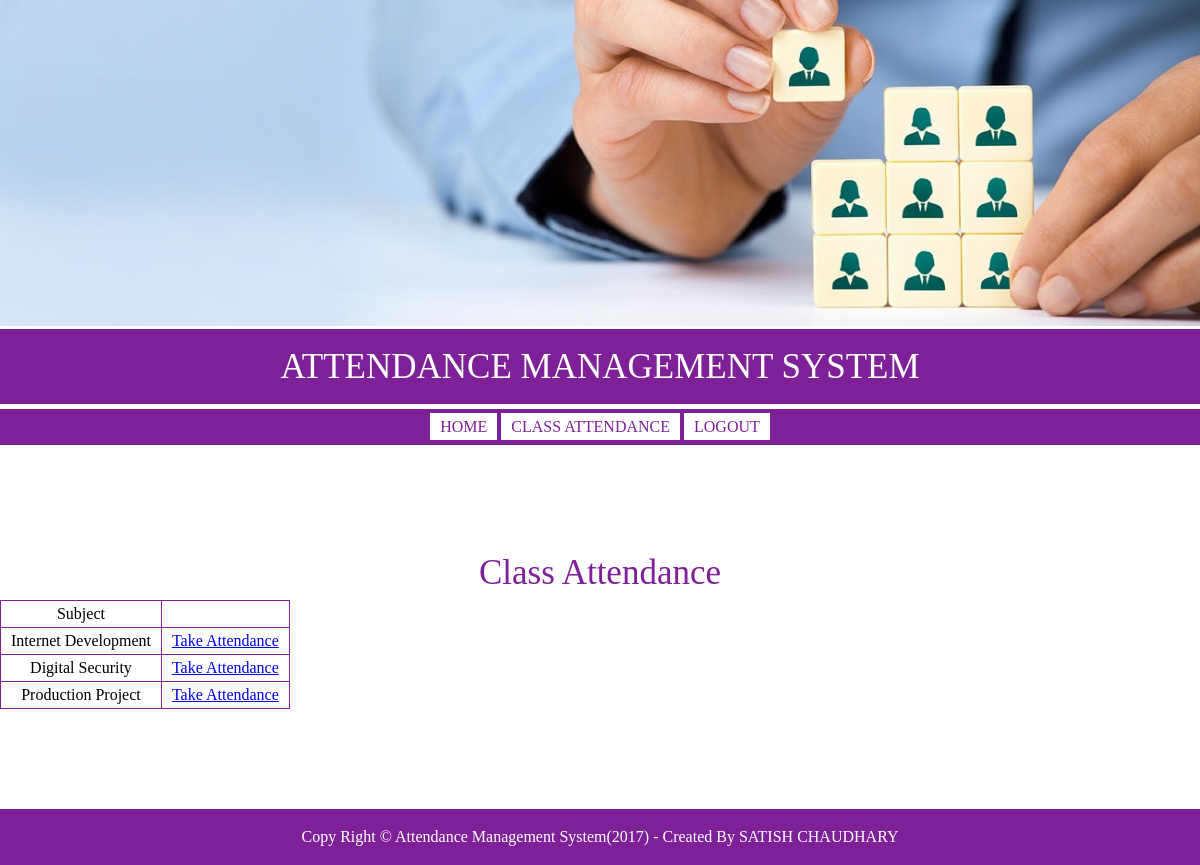
Page /classAttendance.php (signed in) on the earlier database version.
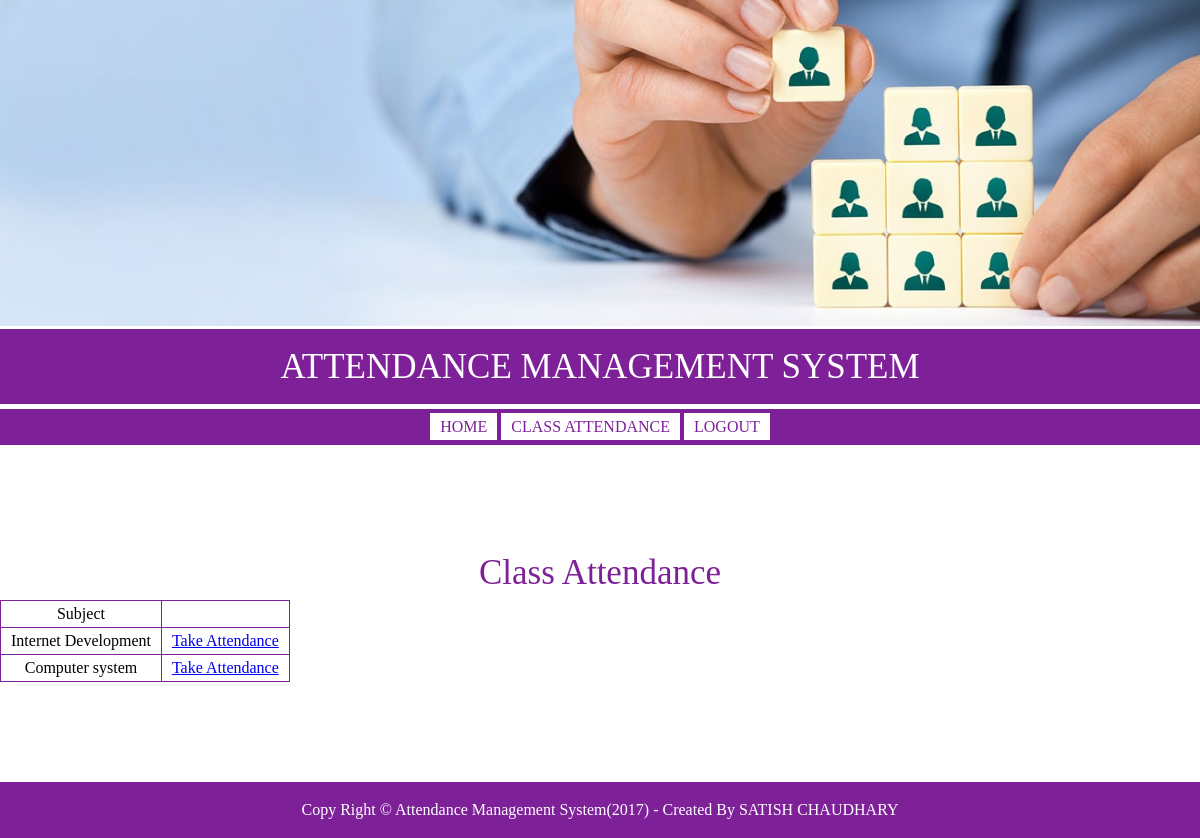
Same page on the later database version.
### tables this page shows
CREATE TABLE `staff_tbl` (
  `staff_id` int(11) NOT NULL,
  `d_id` int(11) NOT NULL,
  `username` varchar(255) NOT NULL,
  `staff_fname` varchar(255) NOT NULL,
  `staff_lname` varchar(255) NOT NULL,
  `password` varchar(32) NOT NULL,
  `dateOfBirth` date NOT NULL,
  `address` text NOT NULL,
  `degree` varchar(255) NOT NULL,
  `phone` int(11) NOT NULL,
  `email` varchar(255) NOT NULL,
  `usertype` varchar(255) NOT NULL,
  `approve` tinyint(1) NOT NULL
);

CREATE TABLE `subject_tbl` (
  `subject_id` int(11) NOT NULL,
  `d_id` int(11) NOT NULL,
  `sem_id` int(11) NOT NULL,
  `subject_name` varchar(255) NOT NULL
);

### classes/class.user.php (called while the page is built, shortened)
<?php
class USER{
	private $conn;
	public function __construct()
    {
        $database = new Database();
        $db = $database->dbConn();
        $this->conn = $db;
    }
	public function runQuery($sql){
		$stmt = $this->conn->prepare($sql);
		return $stmt;
	}
}
?>

### classAttendance.php (the view, shortened to what this page needs)
<?php
require_once 'include/staffHeader.php';
?>
	<section class="body">
		<div class="container">
			<h1>Class Attendance</h1>
            <table align="center">
                <tr>
                    <td>Subject</td>
                    <td></td>
                </tr>
                    <?php
                        require_once 'classes/class.user.php';
                        $user=new USER;
                        if (isset($_SESSION['userSessionName'])) {
                                $user_name = $_SESSION['userSessionName'];
                            }
                            try{
                                $result=$user->runQuery("SELECT staff_tbl.username, subject_tbl.subject_name FROM staff_tbl, subject_tbl WHERE subject_tbl.d_id = staff_tbl.d_id AND staff_tbl.username = '$user_name'");
                                $result->execute();
                                displayData($result);
                            }catch(PDOException $ex){
                                echo $ex->getMessage();
                            }
                        function displayData($result)
                        {
                            while ($row = $result->fetch(PDO::FETCH_ASSOC)) {
                                print "<tr >";
                                    print "<td>".$row["subject_name"] . "</td>";
                                    print "<td><a href='takeAttendance.php?subject_name=".$row['subject_name']."'>Take Attendance</a></td>";
                                print "</tr>";
                            }
                        }
                    ?>
                </table>
		</div>
	</section>
<?php
include_once 'include/footer.php';
?>

Differences in the rows shown:
no longer on one of the page's lists (row edited): staff_tbl: subject_tbl.subject_name "Production Project"
changed staff_tbl "Internet Development": subject_tbl.subject_name "Digital Security" → "Computer system"
